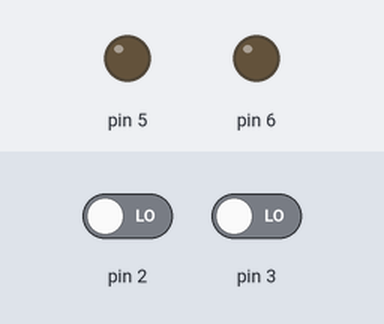
Bench run of a sketch on a simulated Arduino Uno, built with avr-gcc and run on an emulated ATmega328P. Shown: output pins drawn as LEDs (lit = HIGH). The test bench sets the inputs (shaded band); at power-on: pin 2 LOW, pin 3 LOW.

Above: at 1.2 s.
1.3 s: pin 2 driven HIGH
At 1.7 s:
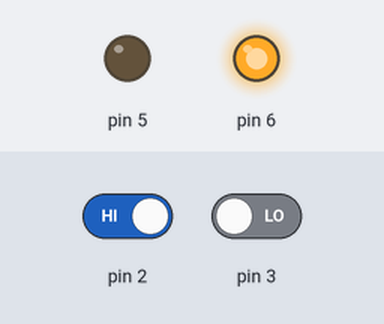
2.8 s: pin 3 driven HIGH
At 4.0 s:
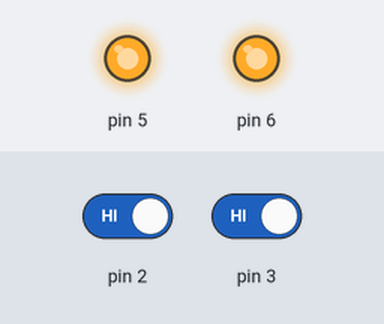
4.3 s: pin 2 driven LOW
At 5.5 s:
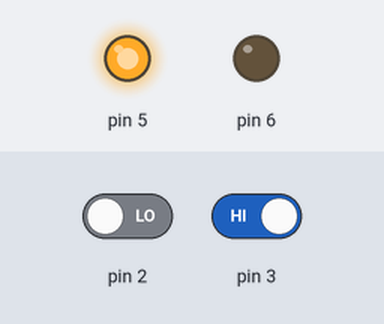
5.8 s: pin 3 driven LOW
At 7.2 s:
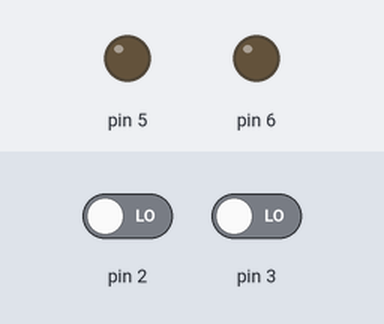
Timing chart, 0 to 8.3 s (numbered marks = the images above; inputs shaded):
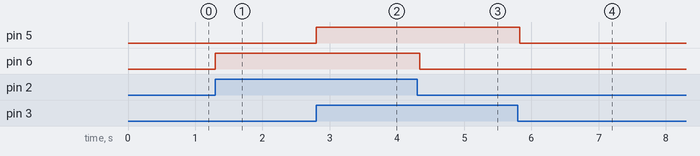

The sketch:

question_28.ino
```cpp
void setup()
{
     Serial.begin(9600);
     pinMode(6,OUTPUT);
     pinMode(5,OUTPUT);
     pinMode(2,INPUT);
     pinMode(3,INPUT);
}
void loop()
{
     int g,r;
     r=digitalRead(3);
     if(r==1)
    { digitalWrite(5,HIGH);
     delay(40);}
     else
 {
  digitalWrite(5,LOW);
 }
 g=digitalRead(2);
      if(g==1)
      {
        digitalWrite(6,HIGH);
        delay(20);
       }
       else
       digitalWrite(6,LOW);
}
```

Measured:
- after the input at 1.3 s, pin 6: LOW → HIGH at once
- after the input at 2.8 s, pin 5: LOW → HIGH at once
- after the input at 4.3 s, pin 6: HIGH → LOW at once
- after the input at 5.8 s, pin 5: HIGH → LOW at once
